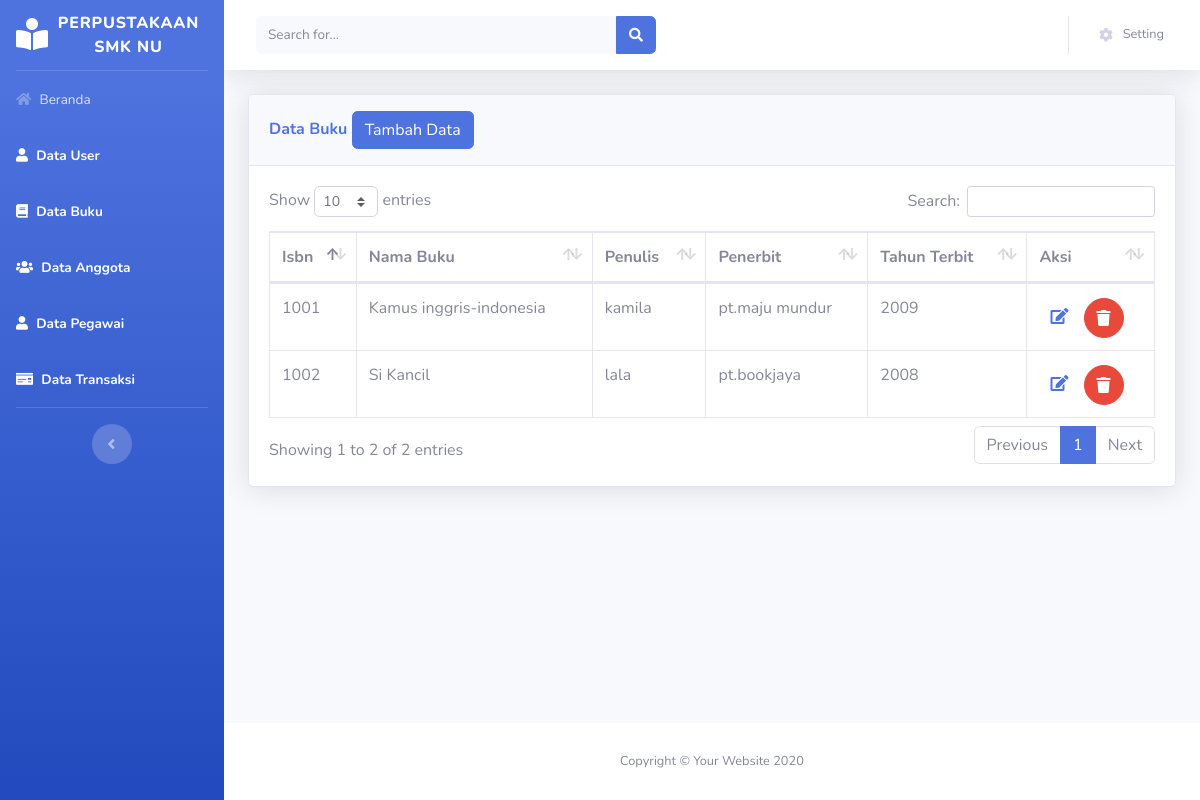
Screenshot of /perpus_pepi/beranda.php?page=buku with the database file from the repository.
### tables this page shows
CREATE TABLE `tabel_buku` (
  `id` int(11) NOT NULL,
  `isbn` varchar(7) NOT NULL,
  `nama_buku` varchar(30) NOT NULL,
  `penulis` varchar(50) NOT NULL,
  `penerbit` varchar(50) NOT NULL,
  `tahun_terbit` year(4) NOT NULL
);

### perpus_pepi/views/buku/buku.php (the view)
<div class="container-fluid">
    <div class="card shadow mb-4">
        <div class="card-header py-3">
            <h6 class="m-0 font-weight-bold text-primary">Data Buku
            <a href="beranda.php?page=buku&aksi=add">
                <button class="btn btn-primary">Tambah Data</button></a>
            </h6>
        </div>
        <div class="card-body">
            <div class="table-responsive">
                <table class="table table-bordered" id="dataTable" width="100%" cellspacing="0">
                    <thead>
                        <tr>
                            <th>Isbn</th>
                            <th>Nama Buku</th>
                            <th>Penulis</th>
                            <th>Penerbit</th>
                            <th>Tahun Terbit</th>
                            <th>Aksi</th>
                        </tr>
                    </thead>
                    <tbody>
                    <?php
                        $sql = "select * from tabel_buku";
                        $show = $database->query($sql);
                        foreach($show as $buku):
                    ?>
                        <tr>
                            <td><?php echo $buku['isbn']?></td>
                            <td><?php echo $buku['nama_buku']?></td>
                            <td><?php echo $buku['penulis']?></td>
                            <td><?php echo $buku['penerbit']?></td>
                            <td><?php echo $buku['tahun_terbit']?></td>
                            <td>
                            <a href="beranda.php?page=buku&aksi=edit&id=<?php echo $buku['id']?>"
                                class="btn-btn primary btn-circle">
                                    <i class="fas fa-edit"></i>
                                    </a>
                                <a href="model/buku/prosesdeletebuku.php?id=<?php echo $buku['id']?>"
                                class="btn btn-danger btn-circle">
                                    <i class="fas fa-trash"></i>
                                    </a>
                            </td>
                        </tr>
                        <?php endforeach; ?>
                    </tbody>
                </table>
            </div>
        </div>
    </div>
</div>

### rows the page displays
tabel_buku: isbn "1001", nama_buku "Kamus inggris-indonesia", penulis "kamila", penerbit "pt.maju mundur", tahun_terbit "2009"
tabel_buku: isbn "1002", nama_buku "Si Kancil", penulis "lala", penerbit "pt.bookjaya", tahun_terbit "2008"
